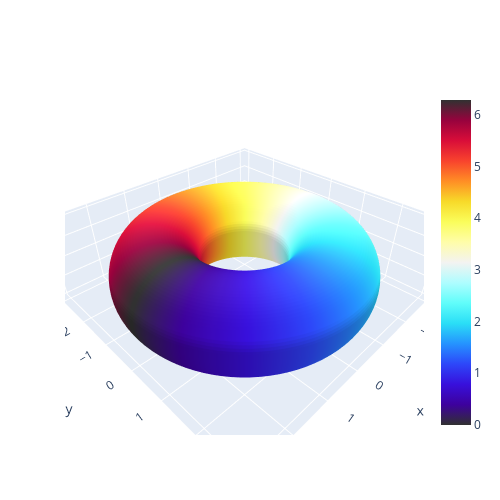

The code cell stored with this chart in its notebook:
### Markdown cell above
## 游泳圈

### Code cell
n = 100

theta = np.linspace(0, 2.*np.pi, n)
phi = np.linspace(0, 2.*np.pi, n)
theta, phi = np.meshgrid(theta, phi)
c, a = 2, 1
x = (c + a*np.cos(theta)) * np.cos(phi)
y = (c + a*np.cos(theta)) * np.sin(phi)
z = a * np.sin(theta)

data = go.Surface(x=x, y=y, z=z, surfacecolor=phi, colorscale = 'Edge')
fig = go.Figure(data=[data])

fig.update_layout(autosize=False,
                  width=500, height=500,
                  margin=dict(l=65, r=50, b=65, t=90))

fig.show()

### Figure 1 — Plotly figure (JSON) as saved in the notebook; plotly's stock layout.template omitted (floating-point values rounded to 4 significant figures; data arrays with more than 128 entries replaced by an {"elided": "..."} marker saying what was removed)
{"data": [{"colorscale": [[0, "#313131"], [0.0625, "#3d019d"], [0.125, "#3810dc"], [0.1875, "#2d47f9"], [0.25, "#2593ff"], [0.3125, "#2adef6"], [0.375, "#60fdfa"], [0.4375, "#aefdff"], [0.5, "#f3f3f1"], [0.5625, "#fffda9"], [0.625, "#fafd5b"], [0.6875, "#f7da29"], [0.75, "#ff8e25"], [0.8125, "#f8432d"], [0.875, "#d90d39"], [0.9375, "#97023d"], [1, "#313131"]], "surfacecolor": {"elided": "100x100 float values"}, "type": "surface", "x": {"elided": "100x100 float values"}, "y": {"elided": "100x100 float values"}, "z": {"elided": "100x100 float values"}}], "layout": {"autosize": false, "height": 500, "margin": {"b": 65, "l": 65, "r": 50, "t": 90}, "scene": {"aspectmode": "auto", "aspectratio": {"x": 1.442, "y": 1.442, "z": 0.4808}}, "width": 500}}
